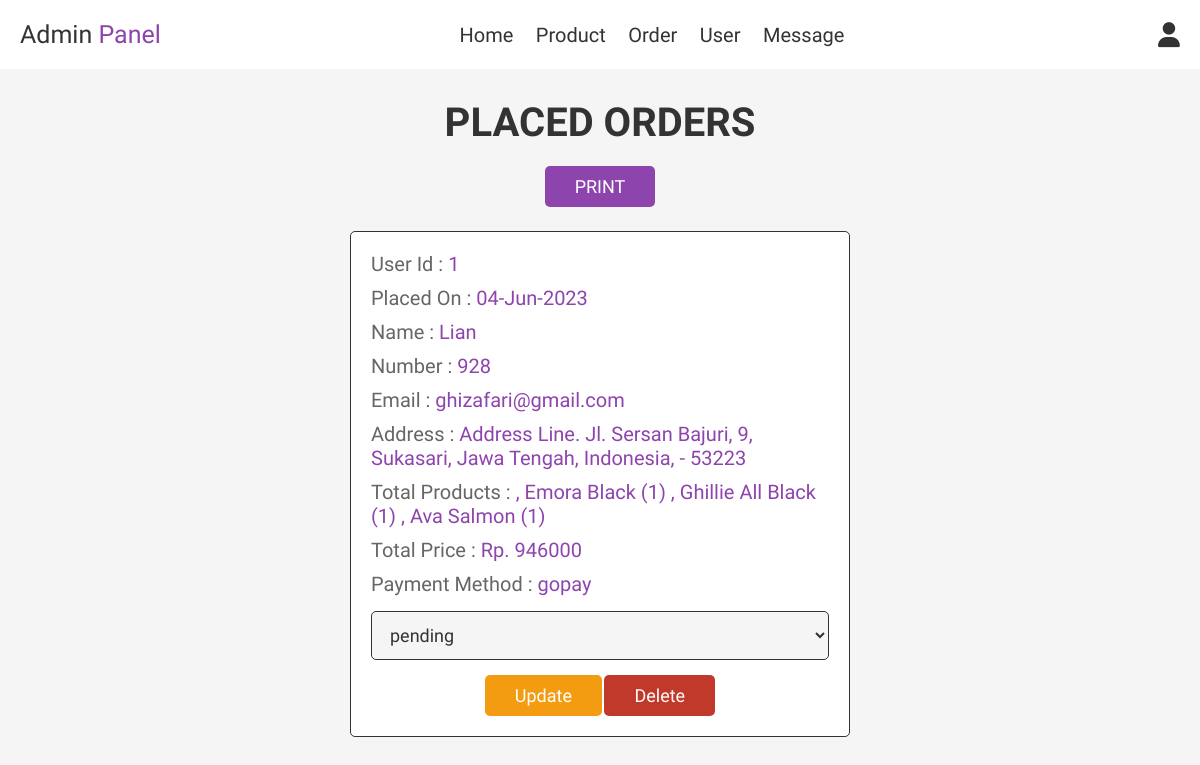
The app's page /admin_order.php (signed in) with its own data.
### tables this page shows
CREATE TABLE `order` (
  `id` int NOT NULL,
  `user_id` int NOT NULL,
  `name` varchar(100) NOT NULL,
  `number` varchar(12) NOT NULL,
  `email` varchar(100) NOT NULL,
  `method` varchar(50) NOT NULL,
  `address` varchar(500) NOT NULL,
  `total_product` varchar(1000) NOT NULL,
  `total_price` int NOT NULL,
  `placed_on` varchar(50) NOT NULL,
  `payment_status` varchar(20) NOT NULL DEFAULT 'pending'
);

### admin_order.php (the view, shortened to what this page needs)
<?php
include 'config.php';
?>
<!DOCTYPE html>
<html lang="en">
<head>
    <link rel="stylesheet" href="https://cdnjs.cloudflare.com/ajax/libs/font-awesome/6.4.0/css/all.min.css">
    <link rel="stylesheet" href="assets/css/admin_style.css">
</head>
<body>
    <?php include 'admin_header.php'; ?>
    <section class="orders prints">
        <h1 class="title">Placed Orders</h1>
        <button class="print no-print btn btn-success" onclick="window.print()">
            <span class="no-print">
                PRINT
            </span>
        </button>
        <div class="box-container">
            <?php
            $select_orders = mysqli_query($conn, "SELECT * FROM `order`") or die('query failed');
            if (mysqli_num_rows($select_orders) > 0) {
                while ($fetch_orders = mysqli_fetch_assoc($select_orders)) {
            ?>
                    <div class="box">
                        <p> User Id : <span><?php echo $fetch_orders['user_id']; ?></span> </p>
                        <p> Placed On : <span><?php echo $fetch_orders['placed_on']; ?></span> </p>
                        <p> Name : <span><?php echo $fetch_orders['name']; ?></span> </p>
                        <p> Number : <span><?php echo $fetch_orders['number']; ?></span> </p>
                        <p> Email : <span><?php echo $fetch_orders['email']; ?></span> </p>
                        <p> Address : <span><?php echo $fetch_orders['address']; ?></span> </p>
                        <p> Total Products : <span><?php echo $fetch_orders['total_product']; ?></span> </p>
                        <p> Total Price : <span>Rp. <?php echo $fetch_orders['total_price']; ?></span> </p>
                        <p> Payment Method : <span><?php echo $fetch_orders['method']; ?></span> </p>
                        <form action="" method="post">
                            <select name="update_payment">
                                <option value="" selected disabled><?php echo $fetch_orders['payment_status']; ?></option>
                            </select>
                            <input type="submit" value="update" name="update_order" class="option-btn">
                            <a href="admin_order.php?delete=<?php echo $fetch_orders['id']; ?>" onclick="return confirm('Delete this order?');" class="delete-btn">Delete</a>
                        </form>
                    </div>
            <?php
                }
            } else {
                echo '<p class="empty">No orders placed yet!</p>';
            }
            ?>
        </div>
    </section>
</body>
</html>

### assets/css/admin_style.css (style rules this page uses)
:root { --purple: #8e44ad; --red: #c0392b; --orange: #f39c12; --black: #333; --white: #fff; --light-color: #666; --light-white: #ccc; --light-bg: #f5f5f5; --border: 0.1rem solid var(--black); --box-shadow: 0.5 rem 1 rem rgba(0, 0, 0, 0.1); }
* { font-family: "Chivo", sans-serif; margin: 0; padding: 0; box-sizing: border-box; outline: none; border: none; text-decoration: none; transition: all 0.2s linear; }
html { font-size: 62.5%; overflow-x: hidden; }
body { background-color: var(--light-bg); }
section { padding: 3rem 2rem; }
.title { text-align: center; margin-bottom: 2rem; text-transform: uppercase; color: var(--black); font-size: 4rem; }
.btn, .option-btn, .delete-btn, .white-btn { display: inline-block; margin-top: 1rem; padding: 1rem 3rem; cursor: pointer; color: var(--white); font-size: 1.8rem; border-radius: 0.5rem; text-transform: capitalize; }
.white-btn, .btn { background-color: var(--purple); }
.option-btn { background-color: var(--orange); }
.delete-btn { background-color: var(--red); }
.orders .print { display: flex; justify-content: center; align-items: center; text-align: center; margin: auto; margin-bottom: 3vh; }
.orders .box-container { display: grid; grid-template-columns: repeat(auto-fit, 50rem); justify-content: center; gap: 1.5rem; max-width: 1200px; margin: 0 auto; align-items: flex-start; }
.orders .box-container .box { background-color: var(--white); padding: 2rem; border: var(--border); box-shadow: var(--box-shadow); border-radius: 0.5rem; }
.orders .box-container .box p { padding-bottom: 1rem; font-size: 2rem; color: var(--light-color); }
.orders .box-container .box p span { color: var(--purple); }
.orders .box-container .box form { text-align: center; }
.orders .box-container .box form select { border-radius: 0.5rem; margin: 0.5rem 0; width: 100%; background-color: var(--light-bg); border: var(--border); padding: 1.2rem 1.4rem; font-size: 1.8rem; color: var(--black); }

### records on screen
order: user "1", placed_on "04-Jun-2023", name "Lian", number "928", email "ghizafari@gmail.com", address "Address Line. Jl. Sersan Bajuri, 9, Sukasari, Jawa Tengah, Indonesia, - 53223", total_product ", Emora Black (1) , Ghillie All Black (1) , Ava Salmon (1)", total_price "946000", method "gopay", update_payment "pending"
